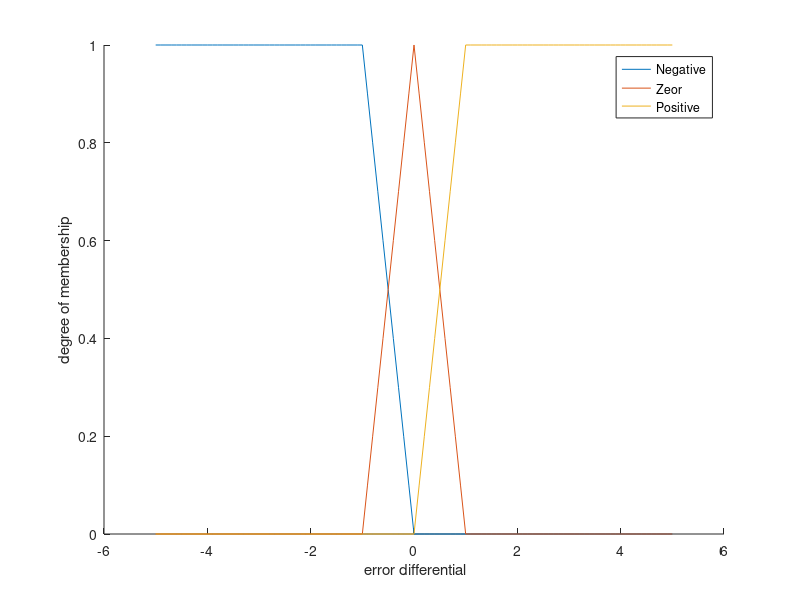

Reproduce this figure in MATLAB.
%parameter of membership function for glucose
	gb = 70;a=-5; b=5; step=0.1; t=a:step:b;
	for n = 1:length(t)
	%parameter of membership function for glucose deviation
	N = [1,(-t(n)/1)]; ZERO = [(t(n)+1),(1-t(n))];P = [t(n)/1,1];
	%membership function for glucose deviation
	neg(n) = max(min(N),0);
	zero(n) = max(min(ZERO),0);
	pos(n) = max(min(P),0);
	end
	figure(1)
    %title("Glucose Deviation Membership Function");
	xlabel(' error differential'); 
    ylabel('degree of membership');
    hold on
	plot(t,neg(1:length(t)));
	plot(t,zero(1:length(t)));
	plot(t,pos(1:length(t)));
	hold off
    legend('Negative','Zeor','Positive'); 